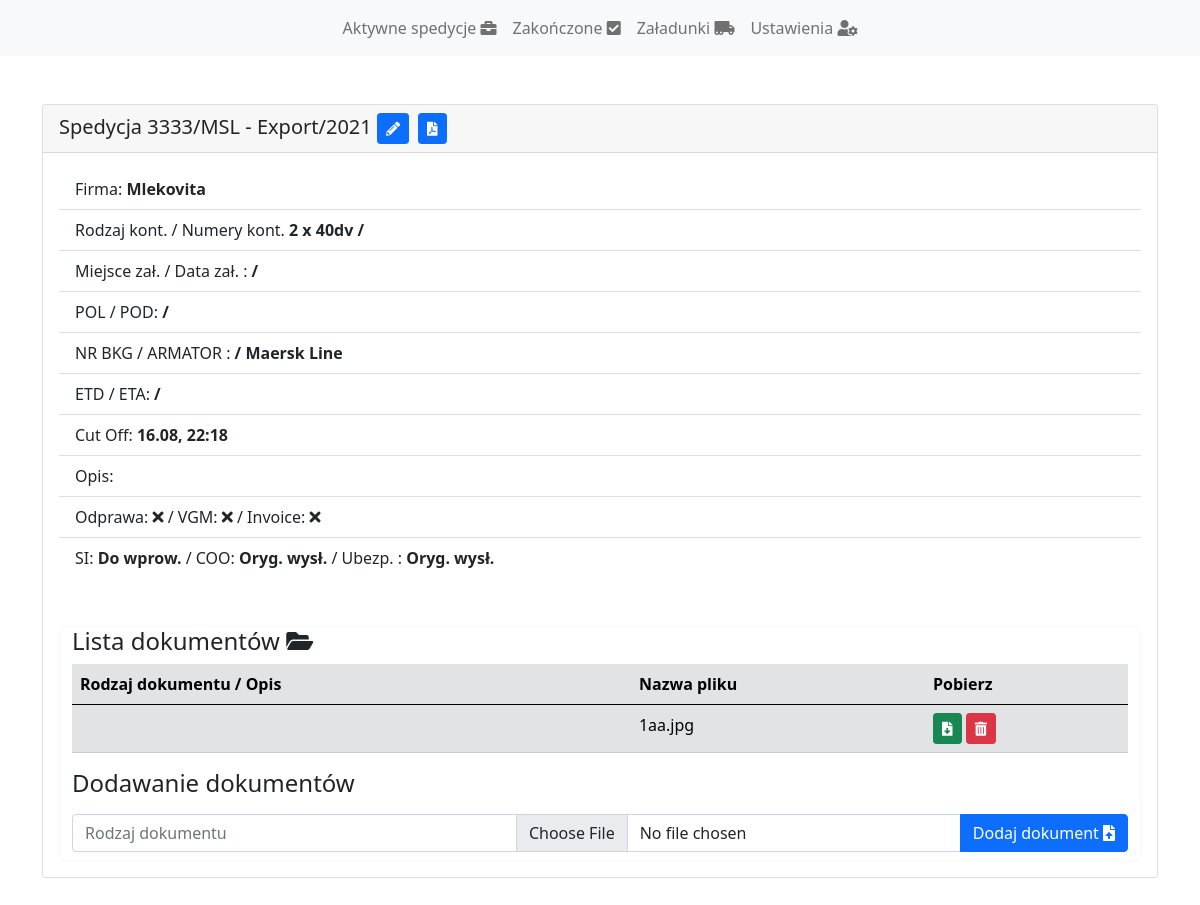
The app's page /teczka/case-detail/83 with its own data.
### teczka/models.py (models this page shows, shortened)
class Teczka(models.Model):
    CONTAINERS_TYPE = (
        ('40dv', '40 standard'),
        ('40hc', '40 high cube'),
        ('40rf', '40 reefer'),
        ('20dv', '20 standard'),
        ('20rf', '20 reefer'),
    )
    STATUS = (
        (None, 'Brak'),
        ('waiting', 'Do wprow.'),
        ('submited', 'Wprowadzone'),
        ('checking', 'Wysł. do spr.'),
        ('amended', 'Popr. wprow.'),
        ('accepted', 'Zaakc.'),
        ('sent', 'Oryg. wysł.'),
    )
    SHIPOWNERS = (
        ('maersk', 'Maersk Line'),
        ('cma', 'CMA'),
        ('msc', 'MSC'),
        ('hapag', 'Hapag Lloyd'),
    )
    CASE_STATUS = (
        ('active', 'Aktywna'),
        ('ended', 'Zakończona'),
    )
    IMP_EXP = (
        ('imp', 'Import'),
        ('exp', 'Export'),
    )
    company = models.CharField(max_length=20, blank=True)
    shipowner = models.CharField(max_length=6, choices=SHIPOWNERS, blank=True)
    booking = models.CharField(max_length=20, blank=True)
    owner = models.ForeignKey(User,
                              on_delete=models.CASCADE)
    case_number = models.CharField(max_length=20, blank=True)
    offer_number = models.CharField(max_length=20, blank=True)
    year = models.IntegerField(default=1999, blank=True)
    cut_off = models.DateTimeField(null=True, blank=True)
    etd = models.DateTimeField(null=True, blank=True)
    eta = models.DateTimeField(null=True, blank=True)
    loading_data = models.DateTimeField(null=True, blank=True)
    amount = models.IntegerField(default=0, blank=True)
    container_type = models.CharField(max_length=4, choices=CONTAINERS_TYPE, blank=True)
    loading_port = models.CharField(max_length=30, blank=True)
    load_place = models.CharField(max_length=20, blank=True)
    destination = models.CharField(max_length=20, blank=True)
    insurance = models.CharField(max_length=30, choices=STATUS, blank=True)
    si = models.CharField(max_length=30, choices=STATUS, blank=True)
    coo = models.CharField(max_length=30, choices=STATUS, blank=True)
    description = models.CharField(max_length=500, blank=True)
    customs = models.NullBooleanField(blank=True, default=False)
    vgm = models.BooleanField(blank=True, default=False)
    invoice = models.NullBooleanField(blank=True, default=False)
    case_status = models.CharField(max_length=10, choices=CASE_STATUS, blank=True, default='active')
    container_numbers = models.CharField(max_length=500, blank=True)
    import_export = models.CharField(max_length=3, choices=IMP_EXP, blank=True, default='exp')

class Document(models.Model):
    case_number = models.ForeignKey(Teczka,
                            on_delete=models.CASCADE)
    title = models.CharField(max_length=100, default='')
    file = models.FileField(upload_to='documents')
    name_file = models.CharField(max_length=100, default='')

### teczka/views.py (the view, shortened to what this page needs)
# urls.py: path('case-detail/<int:case_id>', views.case_detail, name='case_detail'),
def case_detail(request, case_id):
    try:
        case = get_object_or_404(Teczka, id=case_id)
    except:
        case = 0
    try:
        documents = get_list_or_404(Document, case_number=case_id)
    except:
        documents = []
    return render(request, 'case_detail.html', {'case': case, 'documents':documents})

### teczka/templates/case_detail.html (shortened to what this page needs)
{% extends "base.html" %}
{% load custom_tags %}
{% block content %}
<div class="card my-5">
    <h5 class="card-header">Spedycja {{ case.case_number }} - {{ case.get_import_export_display }}/{{ case.year }} <button class='btn btn-primary btn-sm me-1' data-bs-toggle="modal" data-bs-target="#edit-case-{{ case.id }}" ><i class="fas fa-pencil-alt"></i></button>
      <a href="/teczka/generate-pdf/{{ case.id }}" class='btn btn-primary btn-sm'><i class="fas fa-file-pdf"></i></a></h5>
    <div class="card-body">
      <ul class="list-group list-group-flush">
        <li class="list-group-item">Firma: <b>{{ case.company }}</b></li>
        <li class="list-group-item">Rodzaj kont. / Numery kont. <b>{{ case.amount }} x {{ case.container_type }} / {{ case.container_numbers }}</b></li>
      <li class="list-group-item">Miejsce zał. / Data zał. : <b>{{ case.load_place }} / {{ case.loading_data|date:"j.m" }}</b></li>
      <li class="list-group-item">POL / POD: <b>{{ case.loading_port }} / {{ case.destination }}</b></li>
      <li class="list-group-item">NR BKG / ARMATOR : <b>{{ case.booking }} / {{ case.get_shipowner_display }} </b></li>
        <li class="list-group-item">ETD / ETA: <b>{{ case.etd|date:"j.m" }} / {{ case.eta|date:"j.m" }}</b> </li>
        <li class="list-group-item">Cut Off: <b>{{ case.cut_off|date:"j.m, H:i" }} </b></li>
        <li class="list-group-item">Opis: <b>{{ case.description }} </b></li>
        <li class="list-group-item">Odprawa: <b>{% if case.customs %}<i class="fas fa-check"></i>{% else %}<i class="fas fa-times"></i>{% endif %}</b> / VGM: <b>{% if case.vgm %}<i class="fas fa-check"></i>{% else %}<i class="fas fa-times"></i>{% endif %}</b> / Invoice: <b>{% if case.invoice %}<i class="fas fa-check"></i>{% else %}<i class="fas fa-times"></i>{% endif %}</b></li>
        <li class="list-group-item">SI: <b>{{ case.get_si_display }}</b> / COO: <b>{{ case.get_coo_display }}</b> / Ubezp. : <b>{{ case.get_insurance_display }}</b></li>
      </ul>
      <div class="container border border-light rounded mt-5">
        {% if documents %}
        <h4>Lista dokumentów <i class="fas fa-folder-open"></i></h4>
        <table class="table table-secondary">
          <thead>
            <tr>
              <th scope="col">Rodzaj dokumentu / Opis</th>
              <th scope="col">Nazwa pliku</th>
              <th scope="col">Pobierz</th>
            </tr>
          </thead>
        {% for document in documents %}
          <tbody>
            <tr>
              <td>{{ document.title }}</td>
              <td>{{ document.name_file }}</td>
              <td>
                <form method="post" action="/teczka/delete-document/{{ case.id }}/{{ document.id }}">
                <a class="btn btn-success btn-sm" href="/static/{{ document.file }}"><i class="fas fa-file-download"></i></a>
                <button type="submit" class="btn btn-danger btn-sm"><i class="fas fa-trash-alt"></i></button>
                </form>
              </td>
            </tr>
          </tbody>
        {% endfor %}
        </table>
        {% endif %}
        <h4 class="mb-3">Dodawanie dokumentów </h4>
        <form method='post' action="/teczka/case-detail/{{ case.id }}" enctype="multipart/form-data">
          <div class="input-group my-2">
            <input class="form-control" type="text" placeholder="Rodzaj dokumentu" name="title">
            <input class="form-control" required type="file" name="document">
            <button class=" btn btn-primary"  type="submit">Dodaj dokument <i class="fas fa-file-upload"></i></button>
          </div>
        </form>
      </div>
    </div>
  </div>
{% endblock %}

### records on screen
Teczka: case_number "3333/MSL", import_export "Export", year "2021", company "Mlekovita", amount "2", container_type "40dv", shipowner "Maersk Line", cut_off "16.08, 22:18", si "Do wprow.", coo "Oryg. wysł.", insurance "Oryg. wysł."
Document: name_file "1aa.jpg"
